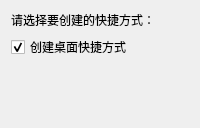
<?xml version="1.0" encoding="UTF-8"?>
<ui version="4.0">
 <class>ShortcutSelection</class>
 <widget class="QWidget" name="ShortcutSelection">
  <property name="windowTitle">
   <string>快捷方式</string>
  </property>
  <layout class="QVBoxLayout" name="verticalLayout">
   <item>
    <widget class="QLabel" name="descriptionLabel">
     <property name="text">
      <string>请选择要创建的快捷方式：</string>
     </property>
     <property name="wordWrap">
      <bool>true</bool>
     </property>
    </widget>
   </item>
   <item>
    <widget class="QCheckBox" name="desktopShortcutCheckBox">
     <property name="text">
      <string>创建桌面快捷方式</string>
     </property>
     <property name="checked">
      <bool>true</bool>
     </property>
    </widget>
   </item>
   <item>
    <spacer name="verticalSpacer">
     <property name="orientation">
      <enum>Qt::Vertical</enum>
     </property>
     <property name="sizeHint" stdset="0">
      <size>
       <width>20</width>
       <height>40</height>
      </size>
     </property>
    </spacer>
   </item>
  </layout>
 </widget>
 <resources/>
 <connections/>
</ui>
